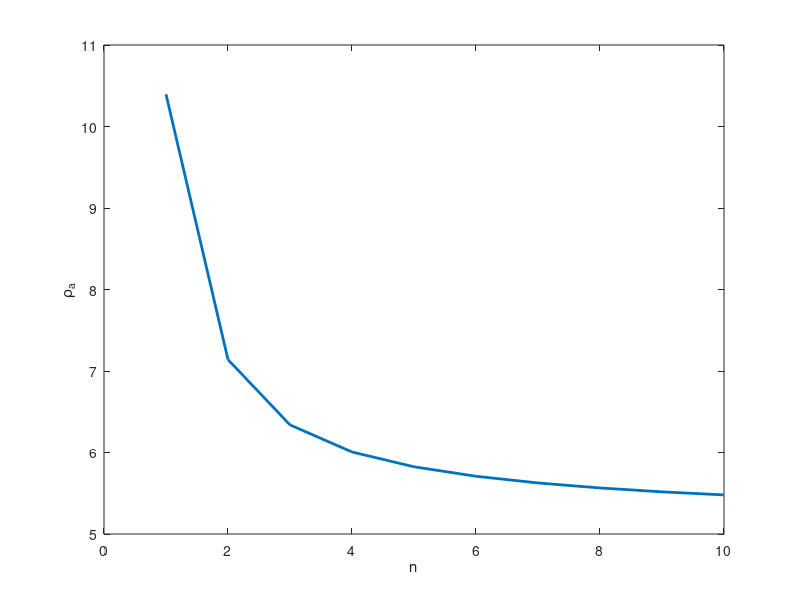

MATLAB code to generate this figure:


% wenner array

clc
clear
close all
%% initial values
rho1=10;
rho2=100;
I=2;
z=5;
a=2;
n=10; % Number of electrode displacements

%% calculation:
k=(rho2-rho1)/(rho1+rho2);
r2=2*a;
r4=a;
E=1e-5;
Vp1=zeros(n,1);
Vp2=zeros(n,1);
for i=1:n
    r1=i*a;
    r3=(i+1)*a; 
    e1=inf;s1=0;m1=0;
    e2=inf;s2=0;m2=0;
    e3=inf;s3=0;m3=0;
    e4=inf;s4=0;m4=0;
    while(e1>E)
        m1=m1+1;
        e1=k^m1/sqrt(r1^2+(2*m1*z)^2);
        s1=s1+e1;       
    end
    while(e2>E)
        m2=m2+1;
        e2=k^m2/sqrt(r2^2+(2*m2*z)^2);
        s2=s2+e2;       
    end
    while(e3>E)
        m3=m3+1;
        e3=k^m3/sqrt(r3^2+(2*m3*z)^2);
        s3=s3+e3;       
    end
    while(e4>E)
        m4=m4+1;
        e4=k^m4/sqrt(r4^2+(2*m4*z)^2);
        s4=s4+e4;       
    end
    Vp1(i)=I*rho1/(2*pi)*(1/r1 + 2*s1 - 1/r2 - 2*s2);
    Vp2(i)=I*rho1/(2*pi)*(1/r3 + 2*s3 - 1/r4 - 2*s4);       
end
dVp=Vp1-Vp2;
rhoa=2*pi*a*dVp/I;

%% result
figure;
plot(1:n,rhoa,'linewidth',2)
xlabel('n')
ylabel('\rho_{a}')

